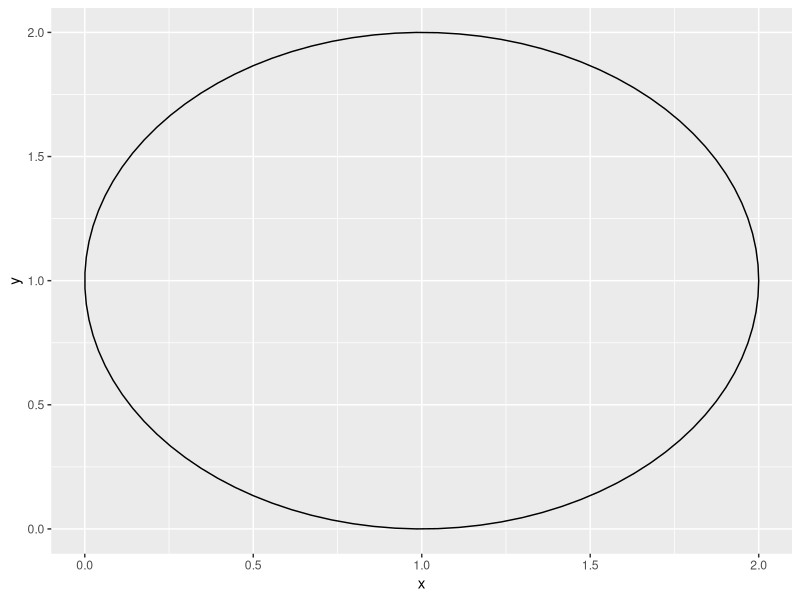
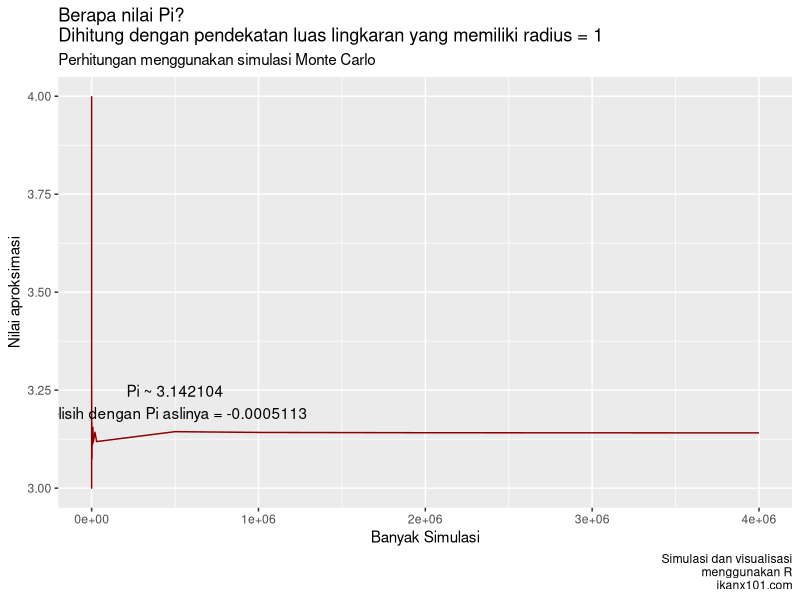

The R source for these figures, in order: (Note: this script raises an error after producing the figures.)
# mulai dari hati yang bersih
rm(list = ls())

# panggil libraries
library(dplyr)
library(ggplot2)

# gambar lingkaran
xc = 1
yc = 1
r = 1
ggplot() + annotate("path",
   x=xc+r*cos(seq(0,2*pi,length.out=100)),
   y=yc+r*sin(seq(0,2*pi,length.out=100)))
   
   
# sekarang kita hitung dengan simulasi montecarlo
# kita tentukan terlebih dahulu berapa banyak simulasinya
# ini fungsi utk menghitungnya
# kita pakai metode jatuh yah
set.seed(10104074)
hitung_pi = function(n){
  x = runif(n)
  y = runif(n)
  data = data.frame(x,y)
  data =
    data %>%
    mutate(jatuh = x^2 + y^2,
           ket = ifelse(jatuh <= 1, 1,0))
  return(4 * sum(data$ket)/n)
}

# saatnya simulasi
simulasi = data.frame(
  n = c(10,20,50,75,100,400,600,999,1100,2000,
        3000,5000,7500,10000,20000,30000,500000,
        1000000,2000000,4000000),
  pi = 0
)

simulasi$pi = sapply(simulasi$n,hitung_pi)
simulasi$beda = pi - simulasi$pi
simulasi


simulasi %>%
    ggplot(aes(x = n,
               y = pi)) +
    geom_line(color = "darkred") +
    labs(title = "Berapa nilai Pi?\nDihitung dengan pendekatan luas lingkaran yang memiliki radius = 1",
        subtitle = "Perhitungan menggunakan simulasi Monte Carlo",
        caption = "Simulasi dan visualisasi\nmenggunakan R\nikanx101.com",
        x = "Banyak Simulasi",
        y = "Nilai aproksimasi") +
        annotate("text",
                 x = 500000, 
                 y = 3.22, 
                 label = paste0("Pi ~ ",simulasi$pi[18],
                                "\nselisih dengan Pi aslinya = ",round(simulasi$beda[18],7))
                 )

# ======================
# Ini bagian awal
# rm(list=ls())

# beda pi dengan 22/7
pi - (22/7)

# beda pi dengan 3.14
pi - 3.14

# pendekatan saya jauh lebih akurat dibandingkan 22/7 dan 3.14

# bikin fungsi utk generate data
  # lalu kita rbind
generate_sim = function(n){
  data = data.frame(
  x = runif(n),
  y = runif(n),
  iterasi = n
  ) %>%
  mutate(penanda = ifelse(x^2 + y^2 <= 1, 1, 0)) %>% distinct(data)
  return(data)
}

# sekarang kita bikin datasetnya
n_sim = c(10,20,50,100,400,1000,5000)

# kita mulai iterasinya
i = 1
data_sim = generate_sim(n_sim[i])

for(i in 2:length(n_sim)){
  temp = generate_sim(n_sim[i])
  data_sim = rbind(data_sim,temp)
}

# yuk kita bikin dulu titiknya
data_sim %>%
    ggplot(aes(x = x, y = y)) +
    geom_point(aes(color = penanda)) +
    facet_wrap(~iterasi) +
    theme_minimal() +
    labs(x = "x",
         y = "y",
         title = "Proses Menghitung L1\nDengan cara generating random dots",
         subtitle = "Berapa banyak random dots yang dibuat:") +
         theme(legend.position = "none")
